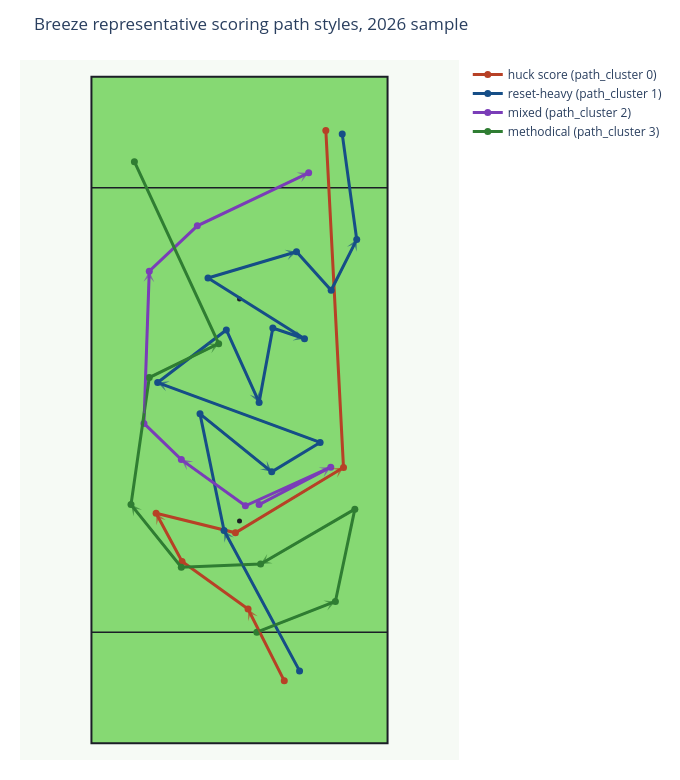

Write notebook code for a chart like this one.
### Code cell
# Try to show each representative path from a different game when possible.
representative_paths = select_representative_paths(
    clustered_possessions,
    analysis_paths,
    group_column="path_cluster",
    unique_games=UNIQUE_REPRESENTATIVE_GAMES,
)

rep_fig = plot_representative_paths(
    representative_paths,
    title=f"{TEAM_ID.title()} representative scoring path styles, {SEASON} sample",
)
rep_fig.show()

### Figure 1 — Plotly figure (JSON) as saved in the notebook; plotly's stock layout.template omitted (floating-point values rounded to 4 significant figures)
{"data": [{"hoverinfo": "skip", "marker": {"color": "#1B1E26", "size": 5}, "mode": "markers", "showlegend": false, "type": "scatter", "x": [0], "y": [40]}, {"hoverinfo": "skip", "marker": {"color": "#1B1E26", "size": 5}, "mode": "markers", "showlegend": false, "type": "scatter", "x": [0], "y": [80]}, {"hovertemplate": "huck score (path_cluster 0)<br>%{text}<extra></extra>", "line": {"color": "#b74126", "width": 3}, "marker": {"color": "#b74126", "size": 7}, "mode": "lines+markers", "name": "huck score (path_cluster 0)", "text": ["Start", "Throw 1<br>aEC: 0.078<br>CP: 98.1%<br>Distance: 14.5", "Throw 2<br>aEC: 0.054<br>CP: 98.0%<br>Distance: 14.7", "Throw 3<br>aEC: 0.056<br>CP: 98.5%<br>Distance: 9.9", "Throw 4<br>aEC: -0.009<br>CP: 98.1%<br>Distance: 14.7", "Throw 5<br>aEC: 0.055<br>CP: 96.5%<br>Distance: 22.7", "Throw 6<br>aEC: 0.837<br>CP: 59.7%<br>Distance: 60.7"], "type": "scatter", "x": [8.06, 1.54, -10.34, -15.01, -0.73, 18.72, 15.54], "y": [11.25, 24.16, 32.74, 41.43, 37.89, 49.66, 110.3]}, {"hovertemplate": "reset-heavy (path_cluster 1)<br>%{text}<extra></extra>", "line": {"color": "#164e87", "width": 3}, "marker": {"color": "#164e87", "size": 7}, "mode": "lines+markers", "name": "reset-heavy (path_cluster 1)", "text": ["Start", "Throw 1<br>aEC: 0.191<br>CP: 92.1%<br>Distance: 28.7", "Throw 2<br>aEC: 0.208<br>CP: 94.5%<br>Distance: 21.5", "Throw 3<br>aEC: -0.110<br>CP: 98.0%<br>Distance: 16.6", "Throw 4<br>aEC: 0.035<br>CP: 98.4%<br>Distance: 10.2", "Throw 5<br>aEC: 0.011<br>CP: 92.7%<br>Distance: 29.3", "Throw 6<br>aEC: 0.124<br>CP: 96.2%<br>Distance: 15.6", "Throw 7<br>aEC: -0.147<br>CP: 98.1%<br>Distance: 14.3", "Throw 8<br>aEC: 0.150<br>CP: 97.0%<br>Distance: 13.6", "Throw 9<br>aEC: -0.028<br>CP: 98.7%<br>Distance: 6.0", "Throw 10<br>aEC: 0.127<br>CP: 94.1%<br>Distance: 20.5", "Throw 11<br>aEC: 0.046<br>CP: 95.7%<br>Distance: 16.6", "Throw 12<br>aEC: -0.090<br>CP: 98.2%<br>Distance: 9.3", "Throw 13<br>aEC: 0.075<br>CP: 97.6%<br>Distance: 10.2", "Throw 14<br>aEC: 0.299<br>CP: 93.0%<br>Distance: 19.2"], "type": "scatter", "x": [10.81, -2.78, -7.11, 5.8, 14.51, -14.73, -2.37, 3.53, 6.0, 11.7, -5.67, 10.26, 16.5, 21.1, 18.49], "y": [13.04, 38.3, 59.31, 48.87, 54.16, 64.94, 74.41, 61.37, 74.75, 72.83, 83.75, 88.48, 81.55, 90.68, 109.7]}, {"hovertemplate": "mixed (path_cluster 2)<br>%{text}<extra></extra>", "line": {"color": "#7a3db8", "width": 3}, "marker": {"color": "#7a3db8", "size": 7}, "mode": "lines+markers", "name": "mixed (path_cluster 2)", "text": ["Start", "Throw 1<br>aEC: 0.040<br>CP: 98.0%<br>Distance: 14.6", "Throw 2<br>aEC: -0.042<br>CP: 97.8%<br>Distance: 16.9", "Throw 3<br>aEC: 0.098<br>CP: 97.7%<br>Distance: 14.2", "Throw 4<br>aEC: 0.056<br>CP: 98.6%<br>Distance: 9.4", "Throw 5<br>aEC: 0.423<br>CP: 88.8%<br>Distance: 27.4", "Throw 6<br>aEC: -0.008<br>CP: 97.0%<br>Distance: 8.8", "Throw 7<br>aEC: 0.320<br>CP: 91.8%<br>Distance: 22.2"], "type": "scatter", "x": [3.53, 16.43, 1.06, -10.47, -17.2, -16.24, -7.59, 12.45], "y": [42.97, 49.7, 42.76, 51.07, 57.59, 84.98, 93.15, 102.7]}, {"hovertemplate": "methodical (path_cluster 3)<br>%{text}<extra></extra>", "line": {"color": "#2f7d32", "width": 3}, "marker": {"color": "#2f7d32", "size": 7}, "mode": "lines+markers", "name": "methodical (path_cluster 3)", "text": ["Start", "Throw 1<br>aEC: -0.010<br>CP: 98.6%<br>Distance: 15.2", "Throw 2<br>aEC: 0.104<br>CP: 97.2%<br>Distance: 17.0", "Throw 3<br>aEC: -0.002<br>CP: 97.5%<br>Distance: 19.6", "Throw 4<br>aEC: -0.011<br>CP: 98.4%<br>Distance: 14.3", "Throw 5<br>aEC: 0.047<br>CP: 98.2%<br>Distance: 14.5", "Throw 6<br>aEC: 0.292<br>CP: 92.5%<br>Distance: 23.1", "Throw 7<br>aEC: 0.098<br>CP: 96.8%<br>Distance: 13.9", "Throw 8<br>aEC: 0.495<br>CP: 85.4%<br>Distance: 36.1"], "type": "scatter", "x": [3.12, 17.26, 20.76, 3.8, -10.47, -19.53, -16.24, -3.75, -18.92], "y": [20.0, 25.53, 42.15, 32.26, 31.71, 42.97, 65.83, 71.94, 104.7]}], "layout": {"annotations": [{"arrowcolor": "#b74126", "arrowhead": 3, "arrowsize": 1, "arrowwidth": 1.8, "ax": 8.06, "axref": "x", "ay": 11.25, "ayref": "y", "opacity": 0.65, "showarrow": true, "x": 1.54, "xref": "x", "y": 24.16, "yref": "y"}, {"arrowcolor": "#b74126", "arrowhead": 3, "arrowsize": 1, "arrowwidth": 1.8, "ax": -10.34, "axref": "x", "ay": 32.74, "ayref": "y", "opacity": 0.65, "showarrow": true, "x": -15.01, "xref": "x", "y": 41.43, "yref": "y"}, {"arrowcolor": "#b74126", "arrowhead": 3, "arrowsize": 1, "arrowwidth": 1.8, "ax": -0.73, "axref": "x", "ay": 37.89, "ayref": "y", "opacity": 0.65, "showarrow": true, "x": 18.72, "xref": "x", "y": 49.66, "yref": "y"}, {"arrowcolor": "#164e87", "arrowhead": 3, "arrowsize": 1, "arrowwidth": 1.8, "ax": 10.81, "axref": "x", "ay": 13.04, "ayref": "y", "opacity": 0.65, "showarrow": true, "x": -2.78, "xref": "x", "y": 38.3, "yref": "y"}, {"arrowcolor": "#164e87", "arrowhead": 3, "arrowsize": 1, "arrowwidth": 1.8, "ax": -7.11, "axref": "x", "ay": 59.31, "ayref": "y", "opacity": 0.65, "showarrow": true, "x": 5.8, "xref": "x", "y": 48.87, "yref": "y"}, {"arrowcolor": "#164e87", "arrowhead": 3, "arrowsize": 1, "arrowwidth": 1.8, "ax": 14.51, "axref": "x", "ay": 54.16, "ayref": "y", "opacity": 0.65, "showarrow": true, "x": -14.73, "xref": "x", "y": 64.94, "yref": "y"}, {"arrowcolor": "#164e87", "arrowhead": 3, "arrowsize": 1, "arrowwidth": 1.8, "ax": -2.37, "axref": "x", "ay": 74.41, "ayref": "y", "opacity": 0.65, "showarrow": true, "x": 3.53, "xref": "x", "y": 61.37, "yref": "y"}, {"arrowcolor": "#164e87", "arrowhead": 3, "arrowsize": 1, "arrowwidth": 1.8, "ax": 6, "axref": "x", "ay": 74.75, "ayref": "y", "opacity": 0.65, "showarrow": true, "x": 11.7, "xref": "x", "y": 72.83, "yref": "y"}, {"arrowcolor": "#164e87", "arrowhead": 3, "arrowsize": 1, "arrowwidth": 1.8, "ax": -5.67, "axref": "x", "ay": 83.75, "ayref": "y", "opacity": 0.65, "showarrow": true, "x": 10.26, "xref": "x", "y": 88.48, "yref": "y"}, {"arrowcolor": "#164e87", "arrowhead": 3, "arrowsize": 1, "arrowwidth": 1.8, "ax": 16.5, "axref": "x", "ay": 81.55, "ayref": "y", "opacity": 0.65, "showarrow": true, "x": 21.1, "xref": "x", "y": 90.68, "yref": "y"}, {"arrowcolor": "#7a3db8", "arrowhead": 3, "arrowsize": 1, "arrowwidth": 1.8, "ax": 3.53, "axref": "x", "ay": 42.97, "ayref": "y", "opacity": 0.65, "showarrow": true, "x": 16.43, "xref": "x", "y": 49.7, "yref": "y"}, {"arrowcolor": "#7a3db8", "arrowhead": 3, "arrowsize": 1, "arrowwidth": 1.8, "ax": 1.06, "axref": "x", "ay": 42.76, "ayref": "y", "opacity": 0.65, "showarrow": true, "x": -10.47, "xref": "x", "y": 51.07, "yref": "y"}, {"arrowcolor": "#7a3db8", "arrowhead": 3, "arrowsize": 1, "arrowwidth": 1.8, "ax": -17.2, "axref": "x", "ay": 57.59, "ayref": "y", "opacity": 0.65, "showarrow": true, "x": -16.24, "xref": "x", "y": 84.98, "yref": "y"}, {"arrowcolor": "#7a3db8", "arrowhead": 3, "arrowsize": 1, "arrowwidth": 1.8, "ax": -7.59, "axref": "x", "ay": 93.15, "ayref": "y", "opacity": 0.65, "showarrow": true, "x": 12.45, "xref": "x", "y": 102.7, "yref": "y"}, {"arrowcolor": "#2f7d32", "arrowhead": 3, "arrowsize": 1, "arrowwidth": 1.8, "ax": 3.12, "axref": "x", "ay": 20, "ayref": "y", "opacity": 0.65, "showarrow": true, "x": 17.26, "xref": "x", "y": 25.53, "yref": "y"}, {"arrowcolor": "#2f7d32", "arrowhead": 3, "arrowsize": 1, "arrowwidth": 1.8, "ax": 20.76, "axref": "x", "ay": 42.15, "ayref": "y", "opacity": 0.65, "showarrow": true, "x": 3.8, "xref": "x", "y": 32.26, "yref": "y"}, {"arrowcolor": "#2f7d32", "arrowhead": 3, "arrowsize": 1, "arrowwidth": 1.8, "ax": -10.47, "axref": "x", "ay": 31.71, "ayref": "y", "opacity": 0.65, "showarrow": true, "x": -19.53, "xref": "x", "y": 42.97, "yref": "y"}, {"arrowcolor": "#2f7d32", "arrowhead": 3, "arrowsize": 1, "arrowwidth": 1.8, "ax": -16.24, "axref": "x", "ay": 65.83, "ayref": "y", "opacity": 0.65, "showarrow": true, "x": -3.75, "xref": "x", "y": 71.94, "yref": "y"}], "height": 780, "margin": {"b": 20, "l": 20, "r": 20, "t": 60}, "paper_bgcolor": "white", "plot_bgcolor": "#f6faf5", "shapes": [{"fillcolor": "#86d973", "layer": "below", "line": {"color": "#1B1E26", "width": 2}, "type": "rect", "x0": -26.65, "x1": 26.65, "y0": 0, "y1": 120}, {"layer": "below", "line": {"color": "#1B1E26", "width": 1.5}, "type": "line", "x0": -26.65, "x1": 26.65, "y0": 20, "y1": 20}, {"layer": "below", "line": {"color": "#1B1E26", "width": 1.5}, "type": "line", "x0": -26.65, "x1": 26.65, "y0": 100, "y1": 100}], "title": {"text": "Breeze representative scoring path styles, 2026 sample"}, "width": 680, "xaxis": {"range": [-31.65, 31.65], "scaleanchor": "y", "scaleratio": 1, "showgrid": false, "visible": false, "zeroline": false}, "yaxis": {"range": [-3, 123], "showgrid": false, "visible": false, "zeroline": false}}}
